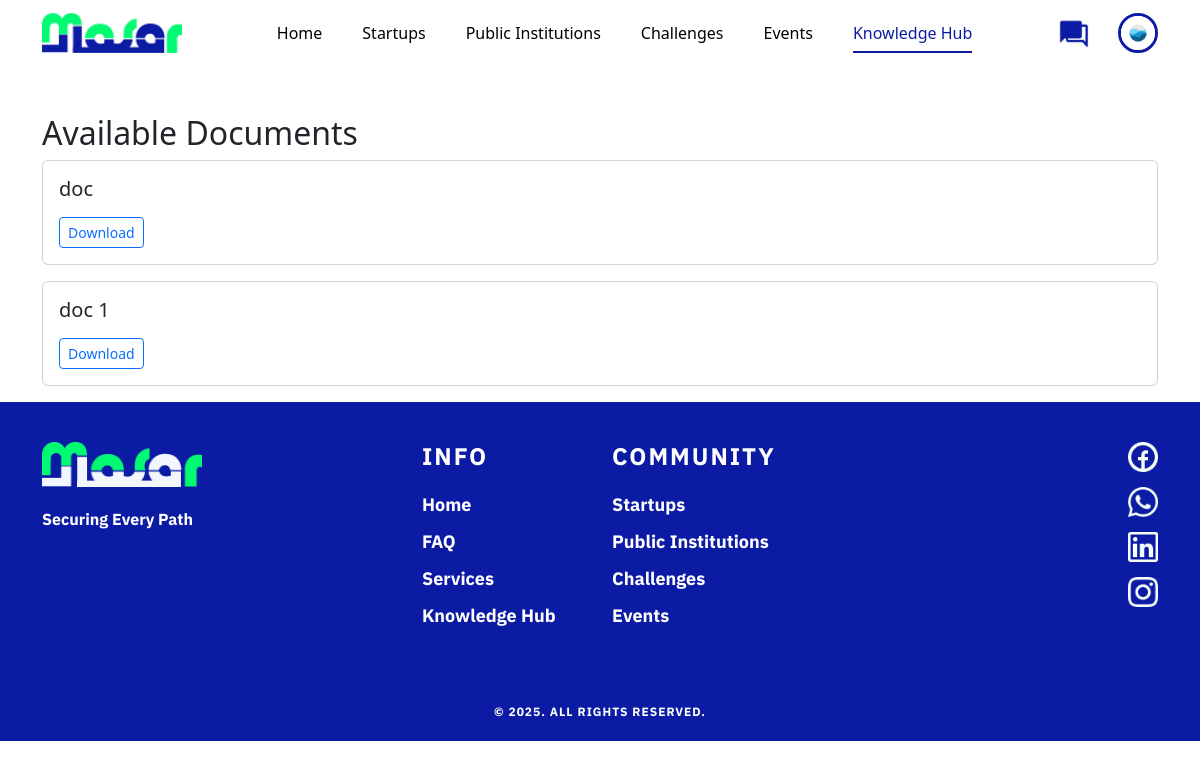
Page /front_office/pages/documents.php (signed in) on the committed database.
### tables this page shows
CREATE TABLE `public_institutions` (
  `institution_id` int(11) NOT NULL,
  `user_id` int(11) DEFAULT NULL,
  `institution_name` varchar(150) NOT NULL,
  `unique_identifier` varchar(50) NOT NULL,
  `commercial_register` varchar(255) NOT NULL,
  `description` text DEFAULT NULL,
  `contact_email` varchar(100) DEFAULT NULL,
  `logo` varchar(255) DEFAULT NULL,
  `type` varchar(100) DEFAULT NULL,
  `about_section` text DEFAULT NULL,
  `phone_number` varchar(20) DEFAULT NULL,
  `address` text DEFAULT NULL,
  `website_url` varchar(255) DEFAULT NULL,
  `facebook_link` varchar(255) DEFAULT NULL,
  `linkedin_link` varchar(255) DEFAULT NULL,
  `x_link` varchar(255) DEFAULT NULL,
  `instagram_link` varchar(255) DEFAULT NULL
);

CREATE TABLE `documents` (
  `document_id` int(11) NOT NULL,
  `admin_id` int(11) NOT NULL,
  `title` varchar(255) NOT NULL,
  `description` text DEFAULT NULL,
  `file_path` varchar(255) NOT NULL,
  `uploaded_at` datetime DEFAULT current_timestamp()
);

### front_office/pages/documents.php (the view, shortened to what this page needs)
<?php
include '../includes/db.php';
$sql = "SELECT * FROM documents ORDER BY uploaded_at DESC";
$result = mysqli_query($conn, $sql);
?>
<!DOCTYPE html>
<html>
<head>
    <link href="https://cdn.jsdelivr.net/npm/bootstrap@5.3.0/dist/css/bootstrap.min.css" rel="stylesheet">
</head>
<body>
<?php include('../components/navbar.php'); ?>
<div class="container mt-5">
    <h2>Available Documents</h2>
    <?php while ($row = mysqli_fetch_assoc($result)): ?>
        <div class="card mb-3">
            <div class="card-body">
                <h5 class="card-title"><?= htmlspecialchars($row['title']) ?></h5>
                <?php $file_url = '../../back_office/docs_uploads/' . basename($row['file_path']); ?>
                <a href="<?= htmlspecialchars($file_url) ?>" target="_blank" class="btn btn-sm btn-outline-primary">Download</a>
            </div>
        </div>
    <?php endwhile; ?>
</div>
<?php include('../components/footer.php'); ?>
</body>
</html>

### front_office/components/navbar.php (shortened to what this page needs)
<?php
include('../includes/db.php');
$loggedIn = false;
$messagesLink = '#';
if (isset($_SESSION['email'])) {
    $loggedIn = true;
    $email = $_SESSION['email'];
    $query = mysqli_query($conn, "SELECT * FROM users WHERE email = '$email'");
    $user = mysqli_fetch_assoc($query);
    $role = $user['role'];
    $userId = $user['user_id'];
    $profilePicture = '../images/default-profile.png';
    if ($role == 'startup') {
        $profileQuery = mysqli_query($conn, "SELECT logo FROM startups WHERE user_id = '$userId'");
        $profileData = mysqli_fetch_assoc($profileQuery);
        if (!empty($profileData['logo'])) {
            $profilePicture = '../uploads/' . $profileData['logo'];
        }
    } else {
        $profileQuery = mysqli_query($conn, "SELECT logo FROM public_institutions WHERE user_id = '$userId'");
        $profileData = mysqli_fetch_assoc($profileQuery);
        if (!empty($profileData['logo'])) {
            $profilePicture = '../uploads/' . $profileData['logo'];
        }
    }
    $messagesLink = "../chat/chat.php?id=$userId&type=$role";
}
?>
<!DOCTYPE html>
<html lang="en">
<head>
<link href="https://cdn.jsdelivr.net/npm/bootstrap@5.1.3/dist/css/bootstrap.min.css" rel="stylesheet" />
</head>
<body>
<nav class="navbar navbar-expand-lg navbar-light">
  <div class="container">
    <a class="navbar-brand" href="../pages/home.php">
      <img src="../components/logo2.png" alt="Masar Platform Logo" />
    </a>
    <div class="collapse navbar-collapse" id="navbarNav">
      <ul class="navbar-nav mx-auto">
        <li class="nav-item"><a class="nav-link <?php echo basename($_SERVER['PHP_SELF']) == 'home.php' ? 'active' : ''; ?>" href="../pages/home.php">Home</a></li>
        <li class="nav-item"><a class="nav-link <?php echo basename($_SERVER['PHP_SELF']) == 'startups_list.php' ? 'active' : ''; ?>" href="../pages/startups_list.php">Startups</a></li>
        <li class="nav-item"><a class="nav-link <?php echo basename($_SERVER['PHP_SELF']) == 'public_institutions_list.php' ? 'active' : ''; ?>" href="../pages/public_institutions_list.php">Public Institutions</a></li>
        <li class="nav-item"><a class="nav-link <?php echo basename($_SERVER['PHP_SELF']) == 'challenges_list.php' ? 'active' : ''; ?>" href="../pages/challenges_list.php">Challenges</a></li>
        <li class="nav-item"><a class="nav-link <?php echo basename($_SERVER['PHP_SELF']) == 'events_list.php' ? 'active' : ''; ?>" href="../pages/events_list.php">Events</a></li>
        <li class="nav-item"><a class="nav-link <?php echo basename($_SERVER['PHP_SELF']) == 'documents.php' ? 'active' : ''; ?>" href="../pages/documents.php">Knowledge Hub</a></li>
      </ul>
      <ul class="navbar-nav align-items-center">
        <li class="nav-item message-item">
          <a class="nav-link p-0" href="<?php echo $loggedIn ? $messagesLink : '#'; ?>" <?php if (!$loggedIn) echo 'data-bs-toggle="modal" data-bs-target="#loginModal"'; ?>>
            <img src="../components/chats.png" class="message-icon" alt="Messages" />
          </a>
        </li>
        <?php if ($loggedIn): ?>
          <li class="nav-item profile-container">
            <img src="<?php echo $profilePicture; ?>" alt="Profile" class="profile-pic" id="profileToggle" onerror="this.onerror=null;this.src='../images/default-profile.png';" />
          </li>
        <?php else: ?>
          <li class="nav-item">
            <a class="nav-link btn btn-success ms-2" href="../authentication/login.php">Login</a>
          </li>
        <?php endif; ?>
      </ul>
    </div>
  </div>
</nav>
</body>
</html>

### front_office/components/navbar.php (style rules this page uses)
body { font-family: 'IBM Plex Sans', sans-serif; margin: 0; background: #222; }
.navbar { padding: 15px 0; background: transparent; z-index: 1000; }
.navbar-brand img { height: 40px; }
.nav-link { font-size: 16px; font-weight: 500; color: #000 !important; margin: 0 8px; padding: 8px 12px !important; cursor: pointer; position: relative; transition: color 0.3s ease; }
.nav-link.active { color: #0C1BA3 !important; }
.nav-link.active::after { content: ''; position: absolute; bottom: 0; left: 12px; right: 12px; height: 2px; background-color: #0C1BA3; transform: scaleX(1); transition: transform 0.3s ease; }
.nav-link::after { content: ''; position: absolute; bottom: 0; left: 12px; right: 12px; height: 2px; background-color: #0C1BA3; transform: scaleX(0); transition: transform 0.3s ease; }
.profile-pic { width: 40px; height: 40px; border-radius: 50%; object-fit: cover; border: 3px solid #0C1BA3; display: block; cursor: pointer; }
.message-icon { width: 32px; height: 32px; cursor: pointer; transition: transform 0.2s ease; }
.message-item { position: relative; display: flex; align-items: center; margin-right: 15px; }
.nav-item.profile-container { position: relative; margin-left: 5px; }
.navbar-nav { display: flex; align-items: center; }

### front_office/components/footer.php (style rules this page uses)
body { margin: 0; padding: 0; }

### rows in the picture
public_institutions: logo (picture)
documents: title "doc"
documents: title "doc 1"
